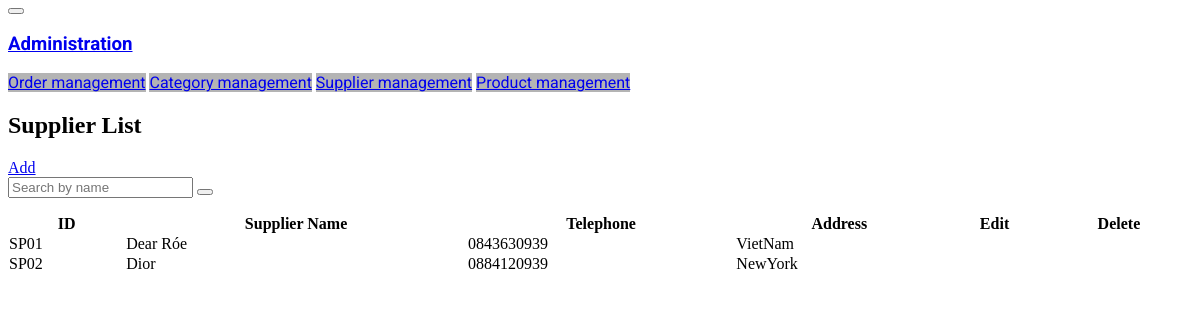
The app's page /admin/supplier/list.php, older data.
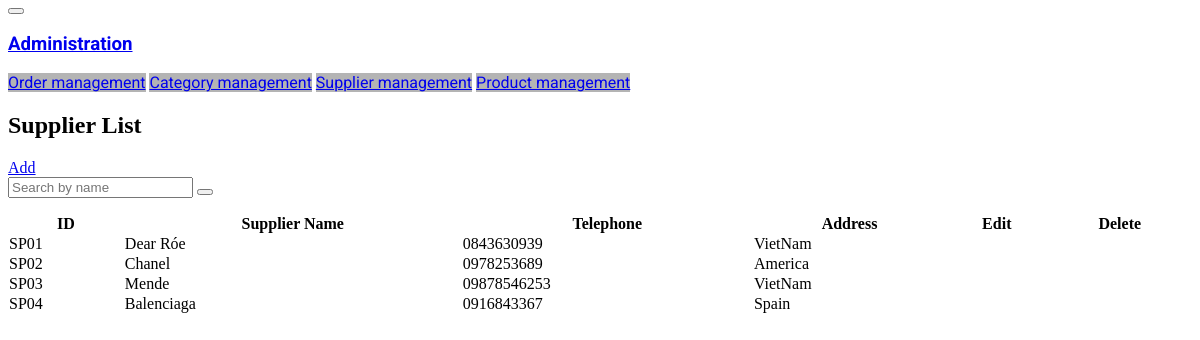
The same page, newer data.
### tables this page shows
CREATE TABLE `supplier` (
  `id` varchar(10) NOT NULL,
  `name` varchar(20) NOT NULL,
  `phone` varchar(12) NOT NULL,
  `address` varchar(255) NOT NULL
);

### admin/supplier/list.php (the view, shortened to what this page needs)
<section class="row">
    <?php
    include_once 'admin/nav.php';
    ?>
    <div class="col-lg-10 col-md-9 col-12">
        <div class="pt-2 mb-2">
            <h1 class="text-center">Supplier List</h1>
            <div class="text-center mb-2 row">
                <div class="col-6 d-flex justify-content-start align-items-center">
                    <a href="?page=addSupplier" class="btn btn-outline-dark"><i class="bi bi-plus-circle pe-2"></i>Add</a>
                </div>
                <div class="col-6 d-flex justify-content-end align-items-center">
                    <form action="/manage/supplier" method="GET" class="d-flex input-group w-auto">
                        <input name="search" type="search" class="form-control" placeholder="Search by name" aria-label="Search" aria-describedby="search-addon" />
                        <button class="btn btn-secondary searching" type="submit"><i class="bi bi-search"></i></button>
                    </form>
                </div>
            </div>
            <table class="table table-striped table-bordered m-0" cellspacing="0" width="100%">
                <thead class="justify-content-md-between justify-content-sm-center align-content-center border-bottom border-2 my-2 bg-dark text-light p-3 rounded-3">
                    <tr class="text-center">
                        <th>
                            <strong>ID</strong>
                        </th>
                        <th>
                            <strong>Supplier Name</strong>
                        </th>
                        <th>
                            <strong>Telephone</strong>
                        </th>
                        <th>
                            <strong>Address</strong>
                        </th>
                        <th>
                            <strong>Edit</strong>
                        </th>
                        <th>
                            <strong>Delete</strong>
                        </th>
                    </tr>
                </thead>
                <tbody class="justify-content-md-between justify-content-sm-center border-bottom border-2 my-2 bg-light p-2 rounded-3">
                    <?php
                    $c = new Connect();
                    $dblink = $c->connectToMySQL();
                    $sql = "SELECT * FROM `supplier`";
                    $stmt = $dblink->query($sql);
                    while ($row = $stmt->fetch_assoc()) :
                    ?>
                        <tr>
                            <td class="text-center align-middle"><?= $row['id'] ?></td>
                            <td class="text-center align-middle"><?= $row['name'] ?></td>
                            <td class="text-center align-middle"><?= $row['phone'] ?></td>
                            <td class="align-middle"><?= $row['address'] ?></td>
                            <td class="text-center align-middle">
                            </td>
                            <td class="text-center align-middle">
                            </td>
                        </tr>
                    <?php
                    endwhile;
                    ?>
                </tbody>
            </table>
        </div>
    </div>
</section>

Row changes from the older to the newer data that the page shows:
changed supplier "SP02": name "Dior" → "Chanel"; phone "0884120939" → "0978253689"; address "NewYork" → "America"
added supplier: id "SP03", name "Mende", phone "09878546253", address "VietNam"
added supplier: id "SP04", name "Balenciaga", phone "0916843367", address "Spain"
